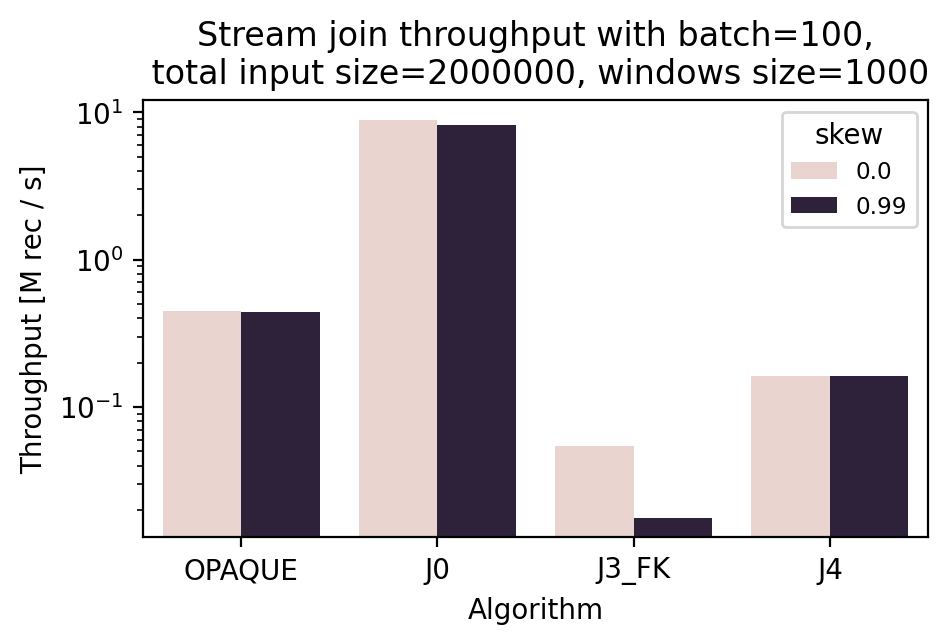

The Python source for this figure:
#!/usr/bin/python3
import os
import statistics
import subprocess

import numpy as np
import pandas as pd
from matplotlib import pyplot as plt
import seaborn as sns

import commons

import yaml

filename = os.path.basename(__file__)[:-3]
res_file = 'results/' + filename + '.csv'
img_file = 'results/'  + filename + '.png'


def join(expConfig, repetitions):
    print('Run join stream ' + str(repetitions) + ' times with ' + str(expConfig))
    joinTimes = []

    for i in range(repetitions):
        print('Command: ' + expConfig.command())

        # stdout = ''
        try:
            stdout = subprocess.check_output(expConfig.command(), cwd='../', shell=True, stderr=subprocess.DEVNULL) \
                .decode('utf-8')
        except subprocess.CalledProcessError as e:
            print ("App error:\n", e.output)
            print (e.stdout)
            exit()
        print(stdout)
        for line in stdout.splitlines():
            if 'joinTotalTime' in line:
                time = int(commons.escape_ansi(line.split(": ", 1)[1]))
                joinTimes.append(time)

    joinTime = statistics.median(joinTimes)
    result = algorithm + ',' + str(expConfig.r_size+expConfig.s_size) + ',' + str(joinTime) + ',' + str(expConfig.skew)
    print('Join results: ' + result)
    f = open(res_file, 'a')
    f.write(result + '\n')
    f.close()


def plot(cfg: commons.Config):
    data = pd.read_csv(res_file)
    plt.figure(figsize=(5,3.5))
    algorithms = data['algorithm'].unique()

    # plt.bar(data['algorithm'], data['inputTuples']/data['time'], tick_label=algorithms)

    throughputs = data['inputTuples']/data['time']
    data.insert(4, 'throughput', throughputs, True)
    # data.set_index('algorithm').plot(kind='bar',y='throughput')

    sns.barplot(x='algorithm', hue='skew', y='throughput', data=data)

    plt.title('Stream join throughput with batch=' + str(cfg.batch) + ',\n total input size=' +
              str(cfg.r_size+cfg.s_size) + ', windows size=' + str(cfg.r_window))
    plt.xlabel('Algorithm')
    plt.ylabel('Throughput [M rec / s]')
    plt.yscale('log')
    plt.legend(title='skew', fontsize='small')
    # commons.draw_horizontal_lines(plt, [3600*12])
    # plt.text(1000, 3600*13,'12h')

    commons.savefig(img_file)


if __name__ == '__main__':

    with open('../config.yaml', 'r') as file:
        config = yaml.safe_load(file)

    algorithms = ['OPAQUE', 'J0', 'J3_FK', 'J4']
    r_rate = 1000
    s_rate = 1000
    r_size = 1000000
    s_size = 1000000
    r_window = 1000
    s_window = 1000
    batch = 100
    skews = [0, 0.99]
    cfg = commons.Config(r_rate=1000, s_rate=1000, r_size=1000000, s_size=1000000,
                         r_window=1000, s_window=1000, batch=100, skew=0, fk_join=True)

    if config['experiment']:
        if config['compile']:
            commons.remove_file(res_file)
            commons.init_file(res_file, "algorithm,inputTuples,time,skew\n")
            commons.compile_app()
        for algorithm in algorithms:
            for skew in skews:
                expConfig = commons.Config(algorithm, batch, r_rate, s_rate, r_size, s_size, r_window, s_window, skew, True)
                join(expConfig, config['repetitions'])

    if config['plot']:
        plot(cfg)
